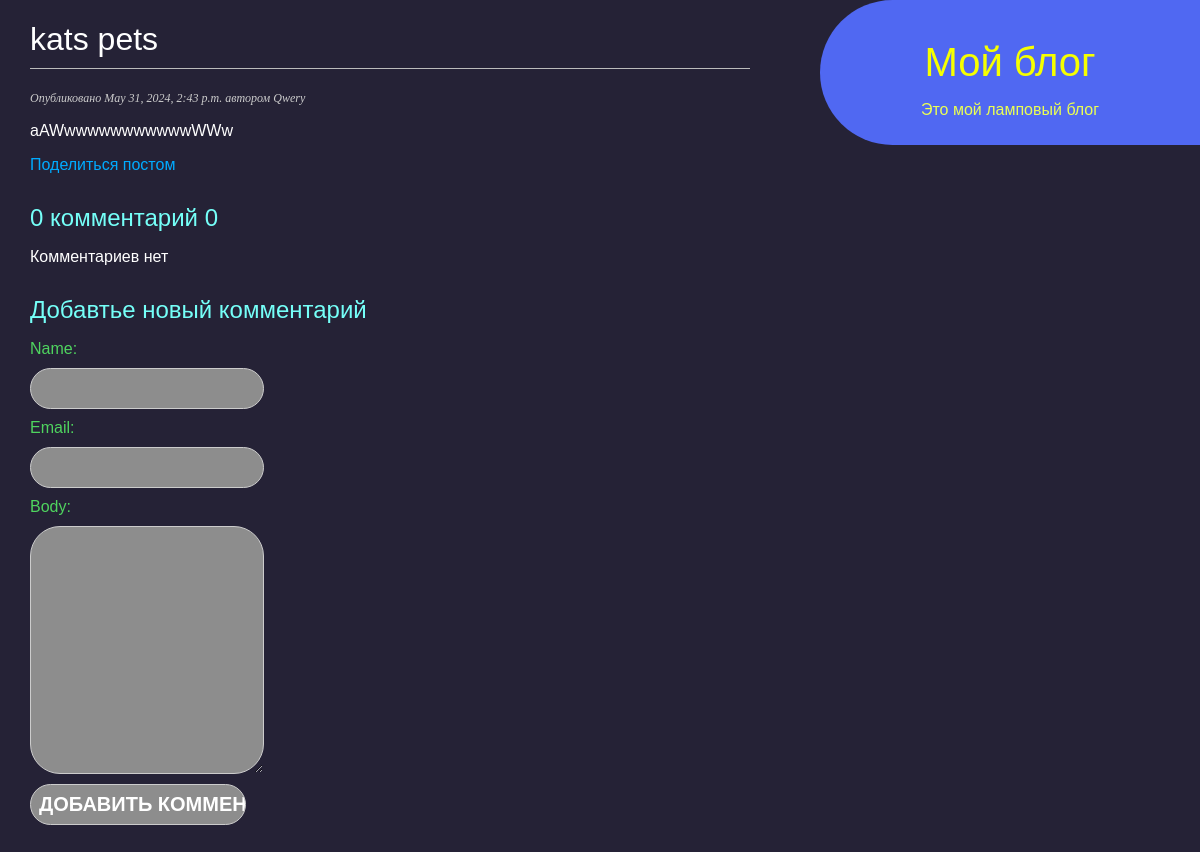
The app's page /blog/4/, older data.
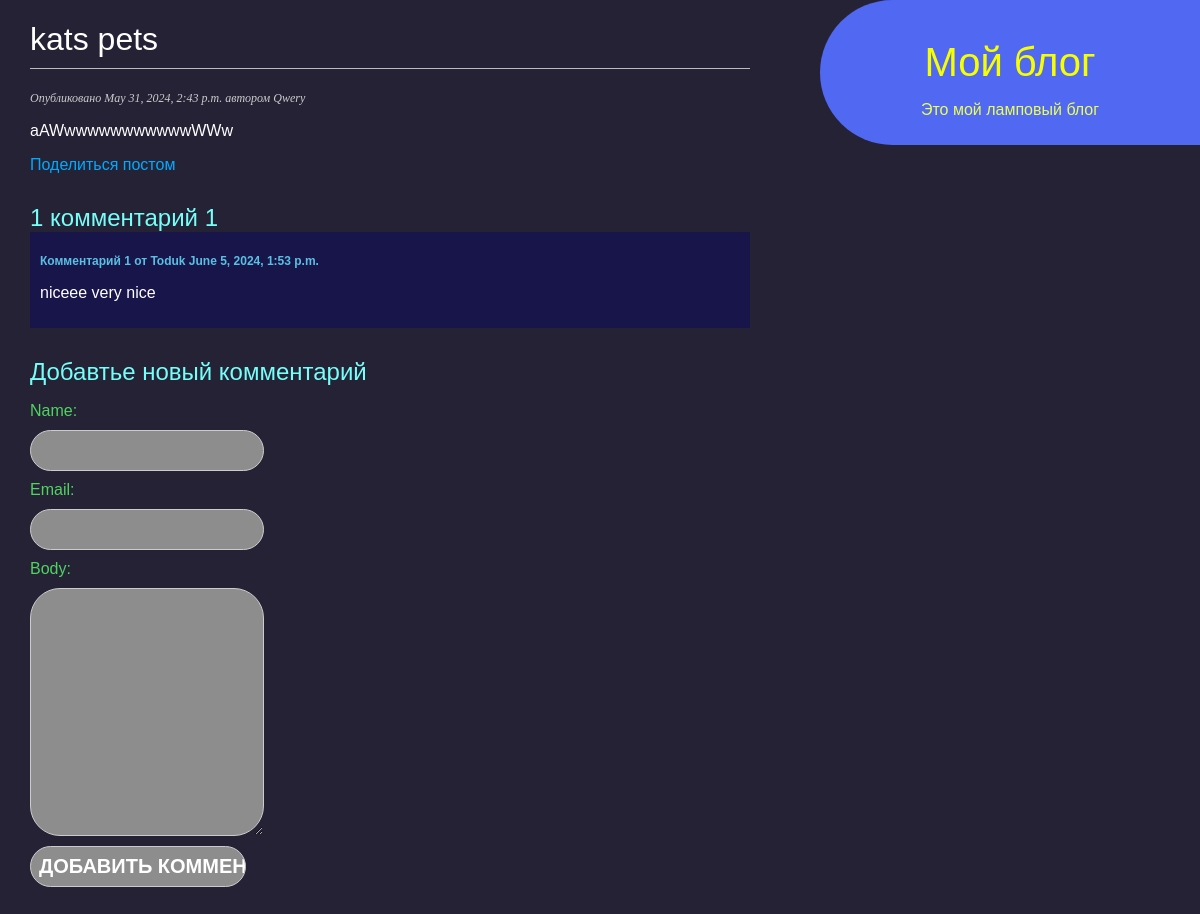
The same page, newer data.
### blog/models.py (models this page shows, shortened)
class Comment(models.Model):
    post = models.ForeignKey(Post, on_delete=models.CASCADE, related_name= "comments" )
    name = models.CharField(max_length= 80)
    email = models.EmailField()
    body = models.TextField()
    created = models.DateTimeField(auto_now_add=True)
    updated = models.DateTimeField(auto_now=True)
    active = models.BooleanField(default=False)
    class Meta:
        ordering = ['created']
        indexes = [models.Index(fields=['created']),]

### blog/views.py (the view)
# urls.py: path('<int:id>/',views.post_detail, name='post_detail'),
@never_cache
def post_detail(request, id):
    try:
        post = Post.published.get(id = id) # Получаем пост с указанным id и статусом PUBLISHED.
        comments = post.comments.filter(active=True) # Фильтруем комментарии к посту, чтобы отображались только активные.
        form=CommentForm()
    except Post.DoesNotExist:
        raise Http404("No Post found")
    return render (request,
                   'blog/post/detail.html',
                  {'post': post,
                   'comments':comments,
                   'form':form})

### blog/forms.py
class CommentForm(forms.ModelForm):
    class Meta:
        model = Comment
        fields = ["name", "email", "body"]

### blog/models.py (called while the page is built)
    def get_queryset(self):
        return super().get_queryset().filter(status = Post.Status.PUBLISHED)

### blog/templates/blog/post/detail.html (shortened to what this page needs)
{% extends "blog/base.html" %}
{% block content %}
<h1>{{ post.title }} </h1>
<p class = "date">
    Опубликовано {{post.publish}} автором {{post.author}}
</p>
{{post.body|linebreaks}}
<p>
    <a href="{% url "blog:post_share" post.id %}"> Поделиться постом</a>
</p>
{% with comments.count as total_comments %}
<h2>{{total_comments}} комментарий {{total_comments}}</h2>
{% endwith%}
{% for comment in comments %}
<div class="comment">
    <p class = "info">
        Комментарий {{forloop.counter}} от {{comment.name}}
        {{comment.created}}
    </p>
    {{comment.body|linebreaks}}
</div>
{% empty %}
<p> Комментариев нет </p>
{%endfor %}
{% include "blog/post/includes/comment_form.html" %}
{% endblock %}

Row changes from the older to the newer data that the page shows:
added Comment: name "Toduk", created "June 5, 2024, 1:53 p.m.", body "niceee very nice"
Text that changed along with them:
{{ total_comments }}: "0" → "1"
text no longer shown: "Комментариев нет"
